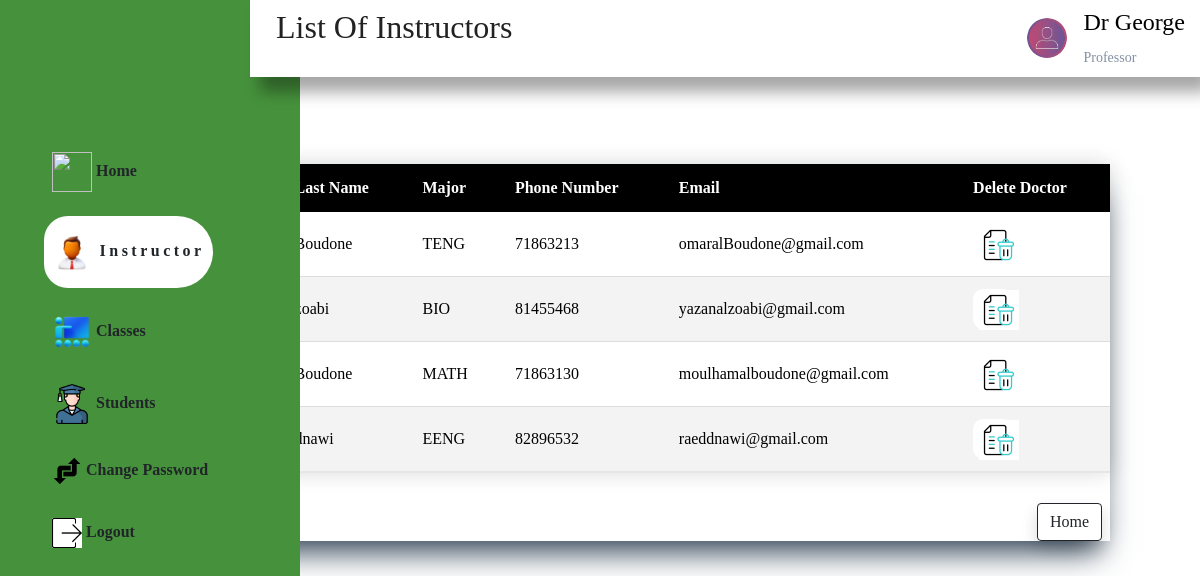
Screenshot of /ShowAllDoctors.php (signed in) with the database file from the repository.
### tables this page shows
CREATE TABLE `tbluser` (
  `id` int(20) NOT NULL,
  `Name` varchar(40) NOT NULL,
  `Last_Name` varchar(40) NOT NULL,
  `Email` varchar(255) NOT NULL,
  `Major` varchar(40) NOT NULL,
  `Phone` int(20) NOT NULL,
  `password` text NOT NULL,
  `role` text NOT NULL
);

### ShowAllDoctors.php (the view, shortened to what this page needs)
<!doctype html>
<html lang="en">
  <head>
    <link href="https://cdn.jsdelivr.net/npm/bootstrap@5.1.3/dist/css/bootstrap.min.css" rel="stylesheet">
    <link rel="stylesheet" href="https://cdnjs.cloudflare.com/ajax/libs/font-awesome/6.4.0/css/all.min.css" />
    <link rel="stylesheet" href="https://maxst.icons8.com/vue-static/landings/line-awesome/
                                    line-awesome/1.3.0/css/line-awesome.min.css">
    <link rel="stylesheet" href="admin.css">
    <link rel="stylesheet" href="showingDr.css">
  </head>
  <body>
    <nav class="navbar navbar-expand-lg navbar-light">
  <div class="container-fluid">
            <br><br><br><br><br>
    <div class="collapse navbar-collapse" id="navbarNavDropdown">
      <ul class="navbar-nav">
        <li class="nav-item">
            <a class="nav-link text-dark" aria-current="page" href="#"><span class="las la-users"></span><img src="images/home.gif" width="40px" height="40px" alt=""> Home</a>
        </li>
        <li class="nav-item">
          <a class="nav-link text-dark active" href="Instructor.php"><span class="las la-users"></span><img src="images/manager.png" width="40px" height="40px" alt=""> Instructor</a>
        </li>
        <li class="nav-item">
          <a class="nav-link text-dark" href="classes.php"><span class="las la-users"></span><img src="images/saf.png" width="40px" height="40px" alt=""> Classes</a>
        </li>
        <li class="nav-item">
          <a class="nav-link text-dark" href="student.php"><img src="images/graduated.png" width="40px" height="40px" alt=""> Students</a>
        </li>
        <li class="nav-item">
            <a class="nav-link text-dark" href="changepassword.php"><img src="images/chPass.png" width="30px" height="30px" alt=""> Change Password</a>
        </li>
        <li class="nav-item">
            <a class="nav-link text-dark" href="login.html"><img src="images/arrojWw9F5j5.gif" width="30px" height="30px" alt=""> Logout</a>
        </li>
      </ul>
    </div>
  </div>
</nav>
    <div class="main_content">
            <header>
                <h2>
                    List Of Instructors
                </h2>
                <div class="user_wrapper">
                    <img src="adminnnn.jpg" width="40px" height="40px" alt="">
                    <div>
                        <h4>Dr George</h4>
                        <small>Professor</small>
                    </div>
                </div>
            </header>
    </div>
    <br>
	<?php
  require_once('connection.php');
  $query = "SELECT * FROM `tbluser` where role = 'Instructor'";
  $result = mysqli_query($link, $query);
		if (($result) && (mysqli_num_rows($result) > 0)){
      echo '<div  class ="form" id="form">';
			echo '<table class="styled-table">';
			echo '<thead>
              <tr>
                <th style="color: white;">
                  #
                </th>
                <th style="color: white;">
                  Name
                </th>
                <th style="color: white;">
                  Last Name
                </th>
                <th style="color: white;">
                  Major
                </th>
                <th style="color: white;">
                  Phone Number
                </th>
                <th style="color: white;">
                  Email
                </th>
                <th style="color: white;">
                  Delete Doctor
                </th>
              </tr>
            </thead>';
			while ($row = mysqli_fetch_assoc($result)){
				echo '<tr><td>' . $row['id'] . '</td><td>' . $row['Name'] . '</td><td>' . $row['Last_Name'] . '</td><td>' . $row['Major'] . '</td><td>' . $row['Phone']. '</td><td>' . $row['Email']. '</td>'
              .'<td><a href="drop.php?id='.$row['id'].'">
              <button type="button" id="submit"><img src="images/bin.gif" width="40px" height="40px"> </button>';
			}
			echo '</table>';
		}else
    echo "<h1 >There is No Doctor </h1>"
	?>
    <div class="d-grid gap-2 d-md-flex justify-content-md-end">
    	<a href="Instructor.php"><button class="btn btn-outline-dark shadow me-md-2" type="button">Home</button></a>
  	</div>
	</body>
</html>

### admin.css (style rules this page uses)
@media screen and (min-width: 992px) { .navbar .container-fluid, .navbar-expand-lg .navbar-collapse, .navbar-expand-lg .navbar-nav { flex-direction: column; align-items: flex-start; } }
@media screen and (min-width: 992px) { .navbar { width: 16%; height: 100vh; align-items: flex-start; } }
:root { --main-color: #C0C0C0; --main-dark: #1D2231; --text-grey: #8390A2; --main-black: #000000; }
.navbar { width: 250px; position: fixed; left: 0; top: 0; height: 100%; background-color: #46923C; z-index: 100; transition: width 300ms; }
.navbar .navbar-nav { color: #fff; font-size: 1.1em; }
.nav-item { margin-top: 1rem; }
.nav-item a { padding-left: 0rem; display: block; color: var(--main-black); font-size: 1rem; font-weight: bold; align-items: center; }
.nav-item a.active { background: #fff; padding-top: 1rem; padding-bottom: 1rem; color: var(--main-black); border-radius: 30px 45px 45px 30px; letter-spacing: 3.5px; }
.nav-link { transition: all 0.2s; }
.main_content { transition: margin-left 300ms; margin-left: 255px; }
header { background: white; display: flex; justify-content: space-between; padding: 0.5rem; box-shadow: 10px 15px 15px rgba(0, 0, 0, 0.35); position: fixed; left: 250px; width: calc(100% - 250px); top: 0; z-index: 100; transition: left 300ms; }
header h2 { color: #222; padding-left: 10px; }
.user_wrapper { display: flex; align-items: center; padding-right: 7px; }
.user_wrapper img { border-radius: 50%; margin-right: 1rem; }
.user_wrapper small { display: inline-block; color: var(--text-grey); margin-top: -3px !important; }

### showingDr.css (style rules this page uses)
* { font-family: Quicksand; font-size: 16px; color: black; }
body { margin: 10px; height: 5500vh; padding: 100px; padding-right: 5px; border: 10px; background-size: cover; background-repeat: no-repeat; }
.form { background-color: #fff; box-shadow: rgb(38, 57, 77) 0px 20px 30px -10px; width: 1000px; margin: 20px auto 20px auto; margin-right: 130px; }
#submit { border: none; border-radius: 10px; height: 40px; width: 40px; background-color: white; color: #fff; margin: auto; outline: none; }
.styled-table { border-collapse: collapse; margin: 30px 0; font-size: 0.9em; font-family: sans-serif; min-width: 1000px; box-shadow: 0 0 20px rgba(0, 0, 0, 0.15); }
.styled-table thead tr { background-color:black; color: #fff; text-align: left; }
.styled-table th, .styled-table td { padding: 12px 15px; }
.styled-table tbody tr { border-bottom: 1px solid #dddddd; }
.styled-table tbody tr:nth-of-type(even) { background-color: #f3f3f3; }
.styled-table tbody tr:last-of-type { border-bottom: 2px solid #E6E6E6; }

### rows the page displays
tbluser: Last_Name "Boudone", Major "TENG", Phone "71863213", Email "omaralBoudone@gmail.com"
tbluser: Last_Name "zoabi", Major "BIO", Phone "81455468", Email "yazanalzoabi@gmail.com"
tbluser: Last_Name "Boudone", Major "MATH", Phone "71863130", Email "moulhamalboudone@gmail.com"
tbluser: Last_Name "dnawi", Major "EENG", Phone "82896532", Email "raeddnawi@gmail.com"
